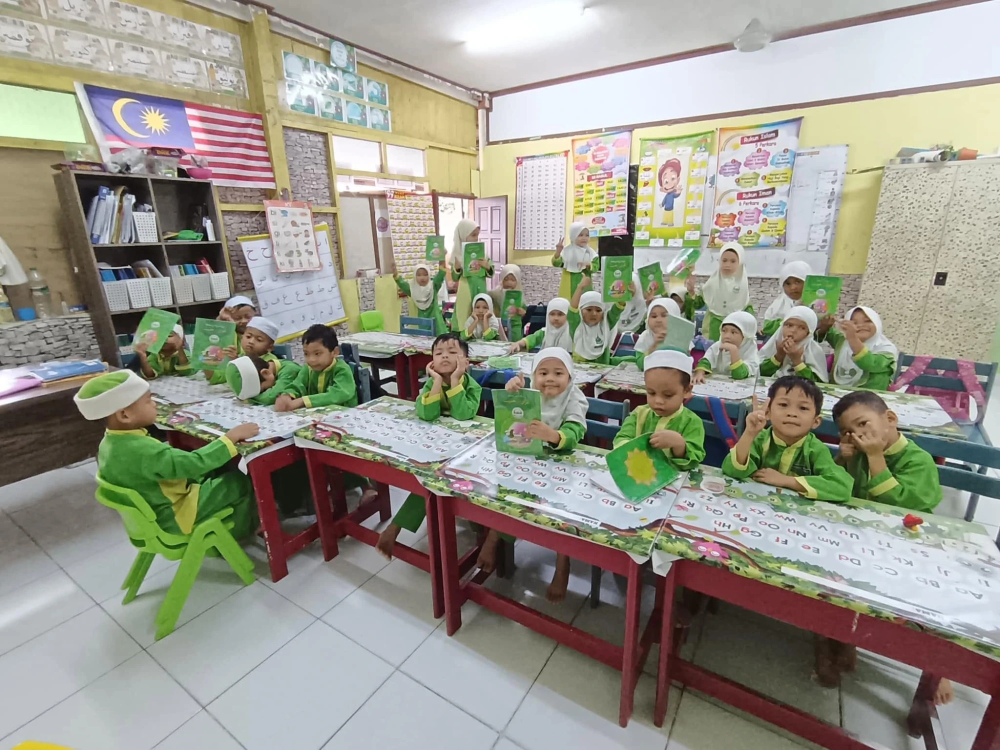
#> input picture pasti_video/assets/class.jpg, 2000 x 1500 px, given in place of WhatsApp Image 2026-10-28 at 2.54.13 PM (1).jpeg, which was not available (shown at 1/2 size)
$ python render.py ../pasti_video/assets ../pasti_video/assets/group.jpg
#> lines starting #> are read from the running program, lines starting #| are printed output that depends on the picture; after the words box and inside, x2 and y2 are one past the last pixel; in counts of white or black regions, pixels touching at a corner belong together; pictures that were not available may be replaced by others from this repository, and a replacement may not be noted
"""Carousel motion-graphics renderer. Usage: python3 -I render.py <in_dir> <out_dir> [preview]"""
import sys, os, math, subprocess
import numpy as np
from PIL import Image, ImageDraw, ImageFont, ImageFilter

IN, OUT = sys.argv[1], sys.argv[2]
PREVIEW = len(sys.argv) > 3
W, H, FPS = 1080, 1920, 30
BEAT = 0.5  # 120 BPM
F = "/usr/share/fonts/opentype/inter/"

def font(name, size):
    return ImageFont.truetype(F + name, size)

def P(stamp):
    return os.path.join(IN, f"WhatsApp Image 2026-10-28 at {stamp}.jpeg")

# Story order: keynote 1 -> keynote 2 -> closing remarks (by "PETIKAN" number)
SECTIONS = [
    ("KEYNOTE", "YAB Dato' Seri Ir. Dr.\nAhmad Samsuri Mokhtar", "Menteri Besar Terengganu", (64, 132, 255),
     ["2.54.13 PM (1)", "2.54.14 PM (1)", "2.54.14 PM", "2.54.14 PM (2)", "2.54.15 PM", "2.54.15 PM (1)"]),
    ("KEYNOTE", "YB Dato' Dr. Mohamed Fadzli\nbin Dato' Hj Hassan", "Timbalan Menteri Besar Kelantan", (236, 72, 96),
     ["2.54.11 PM (1)", "2.54.11 PM (2)", "2.54.12 PM", "2.54.12 PM (1)", "2.54.13 PM"]),
    ("CLOSING REMARK", "Dr. Haim Hilman Abdullah", "Pengerusi, SG4 Group Sdn. Bhd.", (240, 176, 64),
     ["2.54.10 PM", "2.54.10 PM (1)", "2.54.10 PM (2)", "2.54.11 PM"]),
]

CW, CH = 820, 1025  # card size (4:5)
cards, blurs, accents = [], [], []
seq = []  # (section index, card index)
for si, (_, _, _, acc, stamps) in enumerate(SECTIONS):
    for s in stamps:
        im = Image.open(P(s)).convert("RGB").resize((CW, CH), Image.LANCZOS)
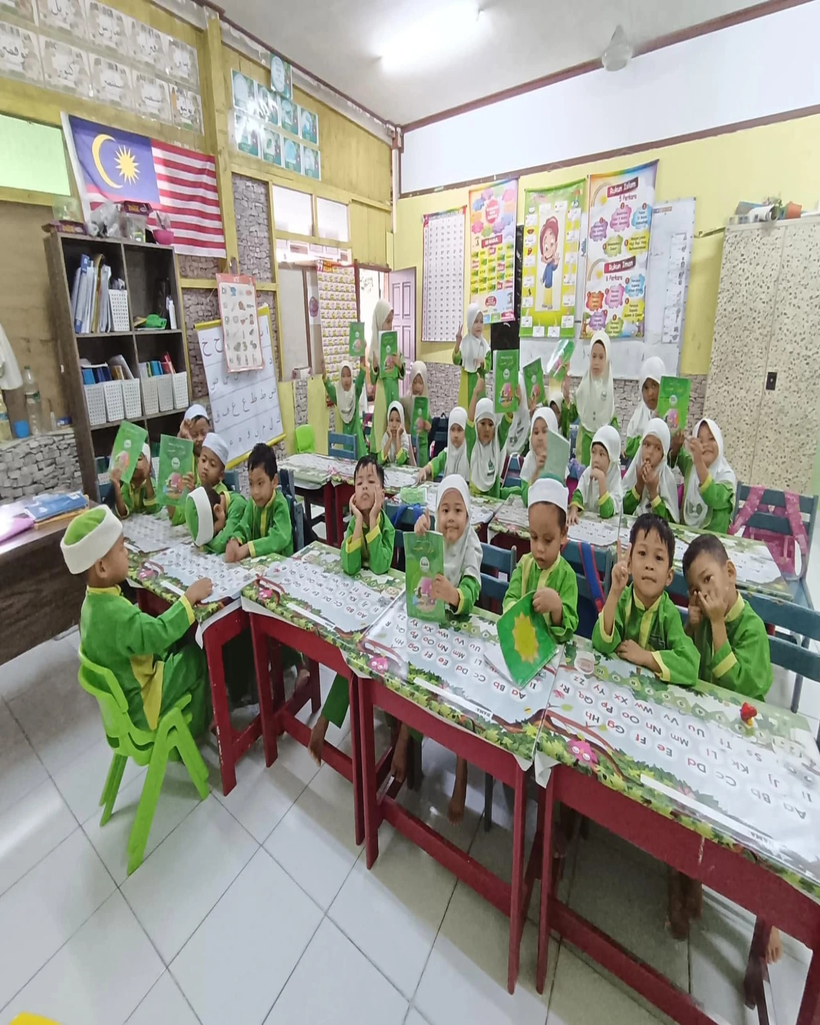
#> im: PIL image 820x1025 RGB; mean R, G, B 152.2, 151.3, 139.4
        # rounded corners
        m = Image.new("L", (CW, CH), 0)
#> m: PIL image 820x1025 L; every value is 0
        ImageDraw.Draw(m).rounded_rectangle([0, 0, CW - 1, CH - 1], 36, fill=255)
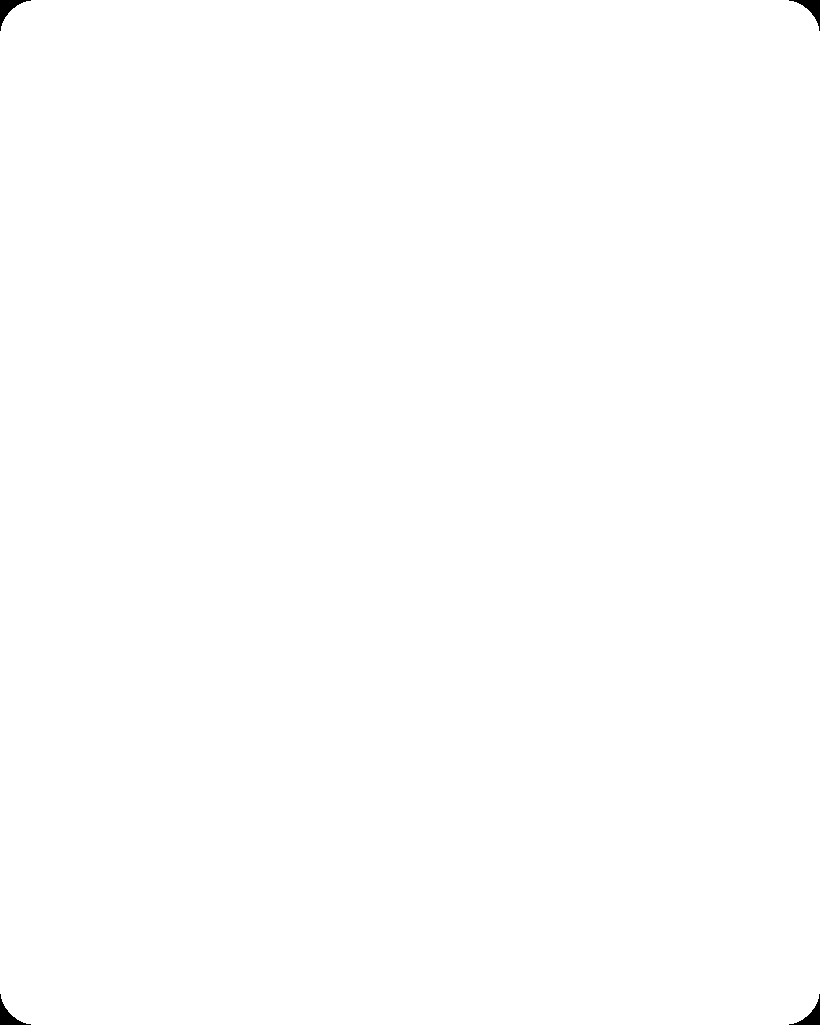
#> m: PIL image 820x1025 L; 99.9% white; 4 black regions, box (x1, y1, x2, y2) and area: (0, 0, 31, 31) 287, (789, 0, 820, 31) 287, (0, 994, 31, 1025) 287, (789, 994, 820, 1025) 287
        im.putalpha(m)
#> im: PIL image 820x1025 RGBA
        cards.append(im)
        bg = Image.open(P(s)).convert("RGB").resize((W // 4, H // 4)).filter(ImageFilter.GaussianBlur(14)).resize((W, H), Image.BILINEAR)
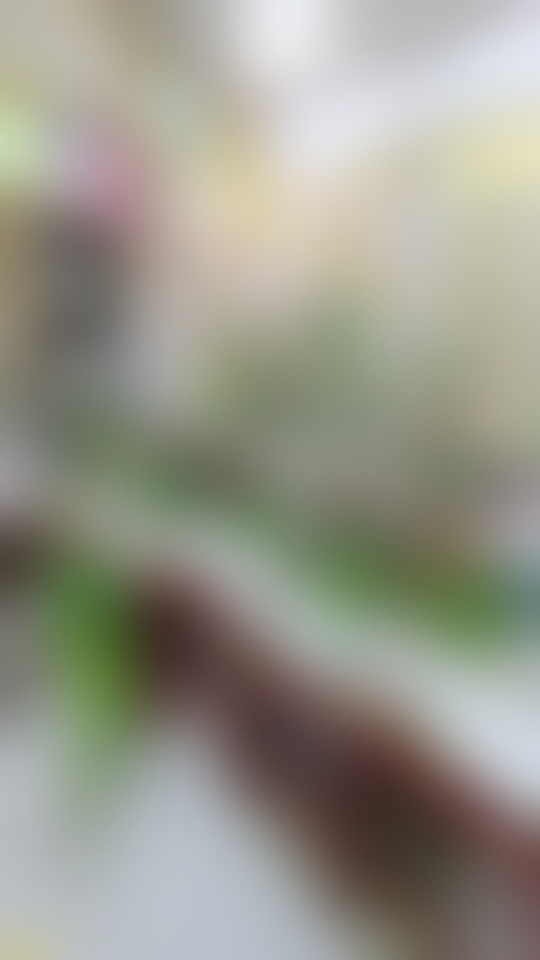
#> bg: PIL image 1080x1920 RGB (shown at 1/2 size); mean R, G, B 152.4, 151.5, 139.5
#> (the run stopped early here; a loop or call above may not have finished)

$ run again, on pasti_video/assets/table.jpg
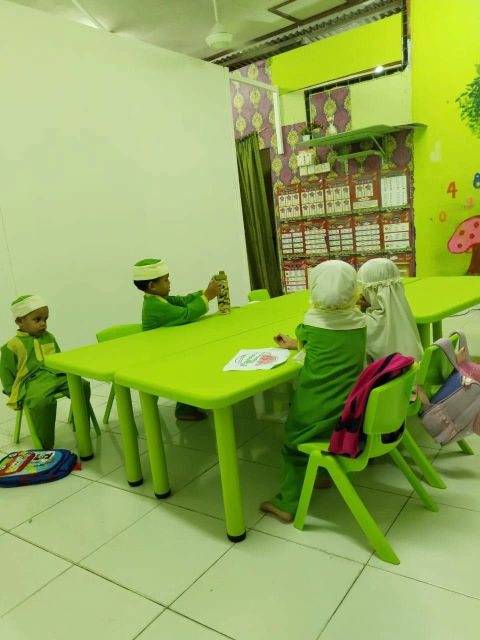
#> input picture pasti_video/assets/table.jpg, 960 x 1280 px, given in place of WhatsApp Image 2026-10-28 at 2.54.13 PM (1).jpeg, which was not available (shown at 1/2 size)
#> `im = Image.open(P(s)).convert("RGB").resize((CW, CH), Image.LANCZOS)`:
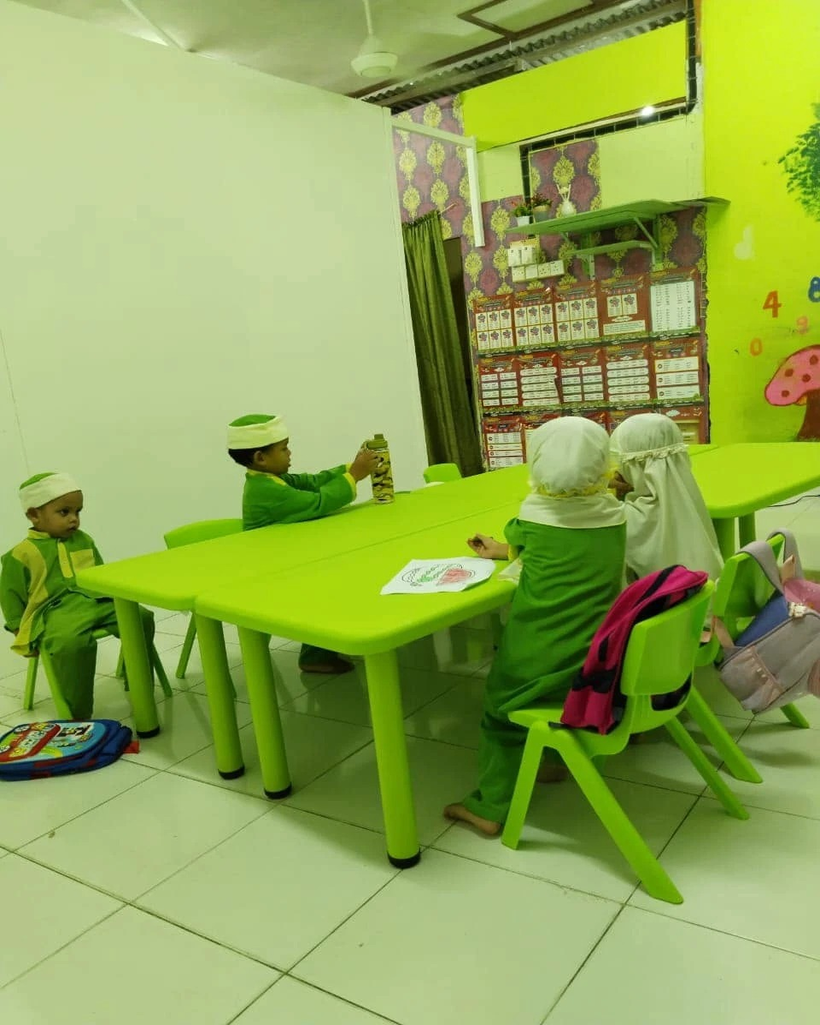
#> im: PIL image 820x1025 RGB; mean R, G, B 145.2, 168.3, 85.9
#> `bg = Image.open(P(s)).convert("RGB").resize((W // 4, H // 4)).filter(I..`:
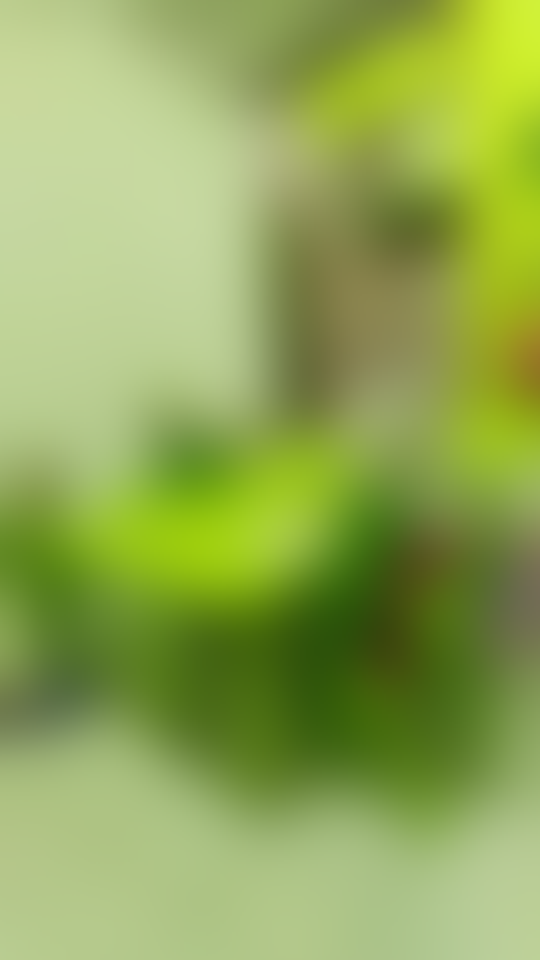
#> bg: PIL image 1080x1920 RGB (shown at 1/2 size); mean R, G, B 145.3, 168.3, 86.2
